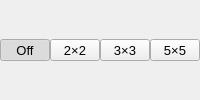
                  <widget class="QFrame" name="toolButtonChroma">
                   <layout class="QHBoxLayout" name="horizontalLayout_9">
                    <property name="spacing">
                     <number>0</number>
                    </property>
                    <property name="leftMargin">
                     <number>0</number>
                    </property>
                    <property name="topMargin">
                     <number>0</number>
                    </property>
                    <property name="rightMargin">
                     <number>0</number>
                    </property>
                    <property name="bottomMargin">
                     <number>0</number>
                    </property>
                    <item>
                     <widget class="ColorToolButton" name="toolButtonChromaOff">
                      <property name="sizePolicy">
                       <sizepolicy hsizetype="Preferred" vsizetype="Fixed">
                        <horstretch>0</horstretch>
                        <verstretch>0</verstretch>
                       </sizepolicy>
                      </property>
                      <property name="font">
                       <font>
                        <pointsize>10</pointsize>
                       </font>
                      </property>
                      <property name="text">
                       <string>Off</string>
                      </property>
                      <property name="checkable">
                       <bool>true</bool>
                      </property>
                      <property name="checked">
                       <bool>true</bool>
                      </property>
                      <property name="autoExclusive">
                       <bool>true</bool>
                      </property>
                     </widget>
                    </item>
                    <item>
                     <widget class="ColorToolButton" name="toolButtonChroma2x2">
                      <property name="sizePolicy">
                       <sizepolicy hsizetype="Preferred" vsizetype="Fixed">
                        <horstretch>0</horstretch>
                        <verstretch>0</verstretch>
                       </sizepolicy>
                      </property>
                      <property name="font">
                       <font>
                        <pointsize>10</pointsize>
                       </font>
                      </property>
                      <property name="text">
                       <string>2×2</string>
                      </property>
                      <property name="checkable">
                       <bool>true</bool>
                      </property>
                      <property name="autoExclusive">
                       <bool>true</bool>
                      </property>
                     </widget>
                    </item>
                    <item>
                     <widget class="ColorToolButton" name="toolButtonChroma3x3">
                      <property name="sizePolicy">
                       <sizepolicy hsizetype="Preferred" vsizetype="Fixed">
                        <horstretch>0</horstretch>
                        <verstretch>0</verstretch>
                       </sizepolicy>
                      </property>
                      <property name="font">
                       <font>
                        <pointsize>10</pointsize>
                       </font>
                      </property>
                      <property name="text">
                       <string>3×3</string>
                      </property>
                      <property name="checkable">
                       <bool>true</bool>
                      </property>
                      <property name="autoExclusive">
                       <bool>true</bool>
                      </property>
                     </widget>
                    </item>
                    <item>
                     <widget class="ColorToolButton" name="toolButtonChroma5x5">
                      <property name="sizePolicy">
                       <sizepolicy hsizetype="Preferred" vsizetype="Fixed">
                        <horstretch>0</horstretch>
                        <verstretch>0</verstretch>
                       </sizepolicy>
                      </property>
                      <property name="font">
                       <font>
                        <pointsize>10</pointsize>
                       </font>
                      </property>
                      <property name="text">
                       <string>5×5</string>
                      </property>
                      <property name="checkable">
                       <bool>true</bool>
                      </property>
                      <property name="autoExclusive">
                       <bool>true</bool>
                      </property>
                     </widget>
                    </item>
                   </layout>
                  </widget>
